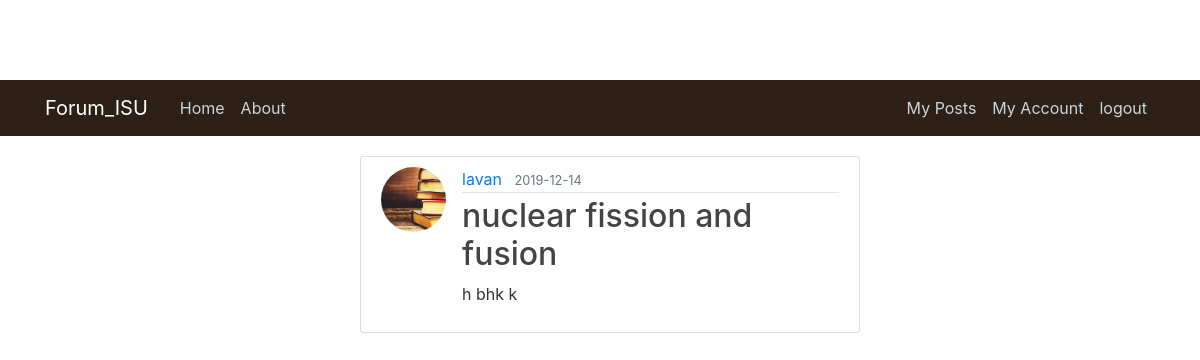
Page /my_posts (signed in) on the earlier database version.
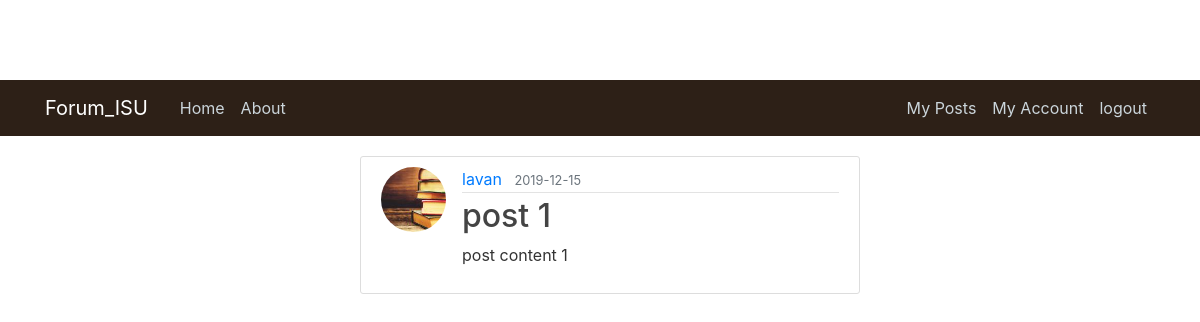
Same page on the later database version.
### forum_isu/models.py (models this page shows, shortened)
class Post(db.Model):
    id = db.Column(db.Integer, primary_key=True)
    title = db.Column(db.String(100), nullable=False)
    date_posted = db.Column(db.DateTime, nullable=False, default=datetime.utcnow)
    content = db.Column(db.Text, nullable=False)
    picture = db.Column(db.String(20), nullable=False, default='default.jpg')
    user_id = db.Column(db.Integer, db.ForeignKey('user.id'), nullable=False)
    comments = db.relationship('Comment', backref='article', lazy=True)

class User(db.Model, UserMixin):
    id         = db.Column(db.Integer, primary_key=True)
    username   = db.Column(db.String(20), unique=True, nullable=False)
    email      = db.Column(db.String(120), unique=True, nullable=False)
    image_file = db.Column(db.String(20), nullable=False, default='default.jpg')
    password   = db.Column(db.String(60), nullable=False)
    posts       = db.relationship('Post', backref='author', lazy=True)

### forum_isu/routes.py (the view)
@app.route('/my_posts', methods=['GET', 'POST'])
@login_required
def my_posts():
    posts= Post.query.filter_by(user_id=current_user.id)#.first()
    return render_template ('my_posts.html', title = "my_posts", posts=posts)

### forum_isu/models.py (called while the page is built)
@login_manager.user_loader
def load_user(user_id):
    return User.query.get(int(user_id))

### forum_isu/templates/my_posts.html
{% extends "layout.html" %}
{% block content %}
{% for post in posts %}
        <article class="media content-section">
          <img class="rounded-circle article-img" src="{{ url_for('static', filename='profile_pics/' + post.author.image_file) }}">
          <div class="media-body">
            <div class="article-metadata">
              <a class="mr-2" href="#">{{ post.author.username }}</a>
              <small class="text-muted">{{ post.date_posted.strftime('%Y-%m-%d') }}</small>
            </div>
            <h2><a class="article-title" href="{{ url_for('post', post_id=post.id) }}">{{ post.title }}</a></h2>
            <p class="article-content">{{ post.content }}</p>
          </div>
        </article>
    {% endfor %}
{% endblock content %}

Differences in the rows shown:
changed Post "lavan": date_posted "2019-12-14" → "2019-12-15"; title "nuclear fission and fusion" → "post 1"; content "h bhk k" → "post content 1"
